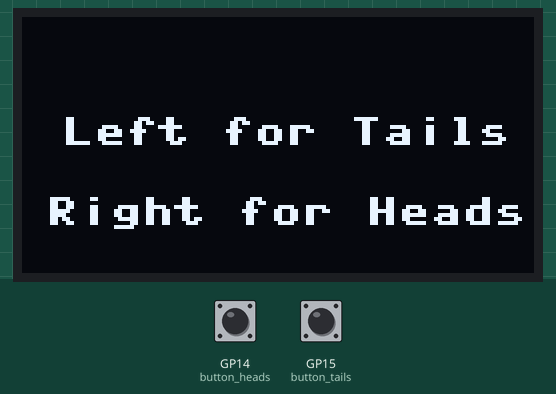
Recording of a program running on a simulated Raspberry Pi Pico running MicroPython. Shown: 128×64 one-colour display. Inputs (shaded band) come from the test bench; at power-on: GP14 (button_heads) HIGH, GP15 (button_tails) HIGH. Random numbers come from a fixed seed; library files of the repository ran but are not shown: ssd1306.py. At 8.9 s the program stops and its outputs stay as they are.

Above: at 1.2 s.
1.3 s: GP14 (button_heads) pulled LOW for 0.15 s
At 7.5 s:
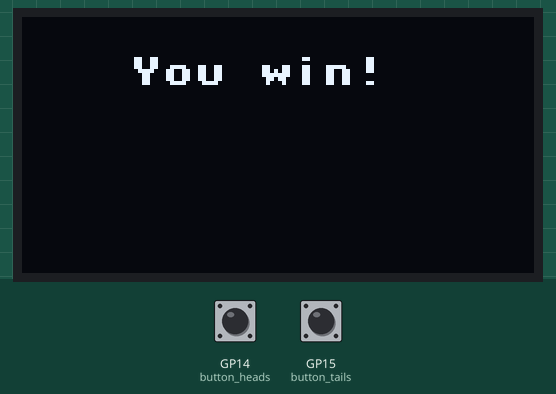
At 9.9 s:
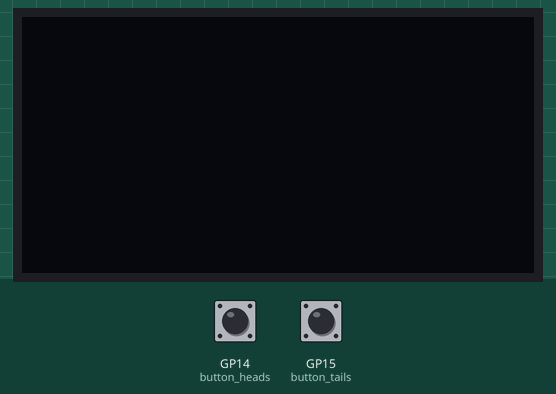
Timing chart, 0 to 10.4 s (numbered marks = the images above; inputs shaded):
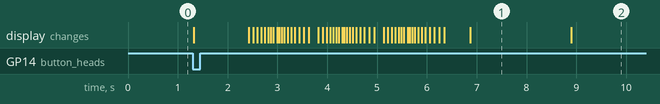

The program:

OLED-CoinFlipGame.py
```python
import time
import random
from machine import Pin, I2C
from ssd1306 import SSD1306_I2C     # SSD1306 OLED library

WIDTH = 128    # OLED display width
HEIGHT = 64    # OLED display height

i2c = I2C(0, scl=Pin(5), sda=Pin(4))     # initialize I2C
oled = SSD1306_I2C(WIDTH, HEIGHT, i2c)   # initialize OLED

button_heads = Pin(14, Pin.IN, Pin.PULL_UP)  # button for heads
button_tails = Pin(15, Pin.IN, Pin.PULL_UP)  # button for tails

# draw an ellipse to simulate a rotating circle
def draw_ellipse(cx, cy, rx, ry, fill=1):
    if ry == 0:     # Prevent division by zero
        return
    for x in range(-rx, rx + 1):
        for y in range(-ry, ry + 1):
            if (x**2) / (rx**2) + (y**2) / (ry**2) <= 1:
                oled.pixel(cx + x, cy + y, fill)

# draw the coin with text
def draw_coin(text, rx, ry):
    oled.fill(0)     # clear display
    draw_ellipse(64, 32, rx, ry, fill=1)             # draw an ellipse to represent the coin
    draw_ellipse(64, 32, rx - 2, ry - 2, fill=0)     # outline by clearing the inner ellipse
    if ry > 5:             # display text only if the coin is "wide enough" during the flip
        x_pos = 64 - 3     # center H or T
        y_pos = 28
        oled.text(text, x_pos, y_pos, 1)
    oled.show()

# coin flip animation
def coin_flip_animation():
    result = random.choice(["H", "T"])     # final result

    # simulate flipping by changing the ellipse height (ry)
    for _ in range(3):                     # repeat flipping cycles
        for ry in range(20, 2, -2):        # flatten the ellipse
            draw_coin("", 20, ry)
            time.sleep(0.005)
        for ry in range(2, 21, 2):         # expand the ellipse
            draw_coin("", 20, ry)
            time.sleep(0.005)

    # final state: Show the result
    oled.fill(0)     # clear display
    draw_ellipse(64, 32, 20, 20, fill=1)     # draw the final circle
    draw_ellipse(64, 32, 18, 18, fill=0)     # outline
    oled.text(result, 60, 28, 1)             # center the result ("H" or "T")
    oled.show()
    time.sleep(0.5)     # show the result

    return result

# main game function
def game():
    oled.fill(0)
    oled.text("Left for Tails", 10, 25)
    oled.text("Right for Heads", 6, 45)
    oled.show()

    # wait for the user to press a button
    while True:
        if not button_heads.value():     # check if heads button is pressed
            oled.fill(0)
            oled.text("You chose Heads", 5, 10)
            oled.show()
            time.sleep(1)
            user_guess = "H"
            break
        elif not button_tails.value():     # check if tails button is pressed
            oled.fill(0)
            oled.text("You chose Tails", 5, 10)
            oled.show()
            time.sleep(1)
            user_guess = "T"
            break

    result = coin_flip_animation()     # flip the coin and get the result

    # check if the user won
    oled.fill(0)
    if user_guess == result:
        oled.text("You win!", 27, 10)
    else:
        oled.text("You lose!", 27, 10)
    oled.show()
    time.sleep(2)     # show the result
    oled.fill(0)
    oled.show()       # clear the screen

game()   # run the game
```

Measured:
- after the input at 1.3 s, the display: first changes at once (image 1 shows a later state)
- what the display in image 1 shows lasts 2.0 s, from 6.9 s to 8.9 s
